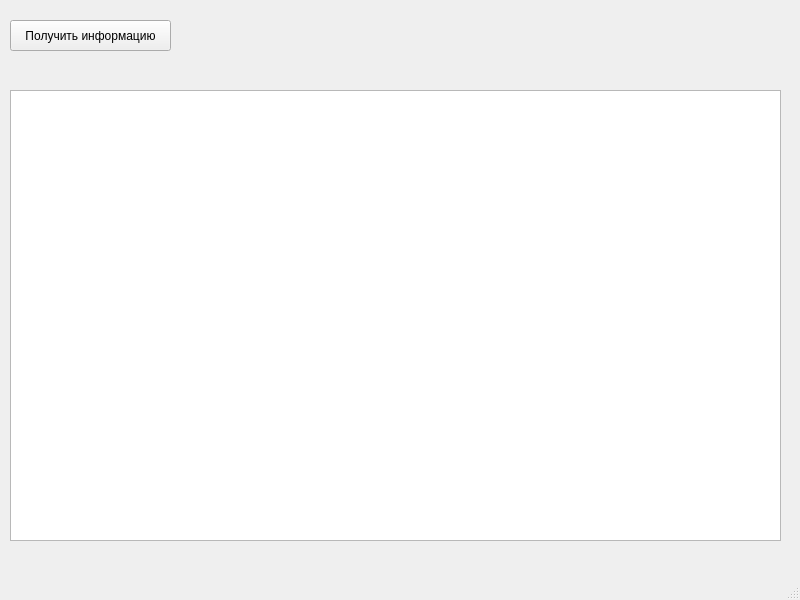
<?xml version="1.0" encoding="UTF-8"?>
<ui version="4.0">
 <class>MainWindow</class>
 <widget class="QMainWindow" name="MainWindow">
  <property name="geometry">
   <rect>
    <x>0</x>
    <y>0</y>
    <width>800</width>
    <height>600</height>
   </rect>
  </property>
  <property name="windowTitle">
   <string>Информация о кофе</string>
  </property>
  <widget class="QWidget" name="centralwidget">
   <widget class="QTableWidget" name="tableWidget">
    <property name="geometry">
     <rect>
      <x>10</x>
      <y>90</y>
      <width>771</width>
      <height>451</height>
     </rect>
    </property>
   </widget>
   <widget class="QPushButton" name="pushButton">
    <property name="geometry">
     <rect>
      <x>10</x>
      <y>20</y>
      <width>161</width>
      <height>31</height>
     </rect>
    </property>
    <property name="text">
     <string>Получить информацию</string>
    </property>
   </widget>
  </widget>
  <widget class="QMenuBar" name="menubar">
   <property name="geometry">
    <rect>
     <x>0</x>
     <y>0</y>
     <width>800</width>
     <height>21</height>
    </rect>
   </property>
  </widget>
  <widget class="QStatusBar" name="statusbar"/>
 </widget>
 <resources/>
 <connections/>
</ui>
